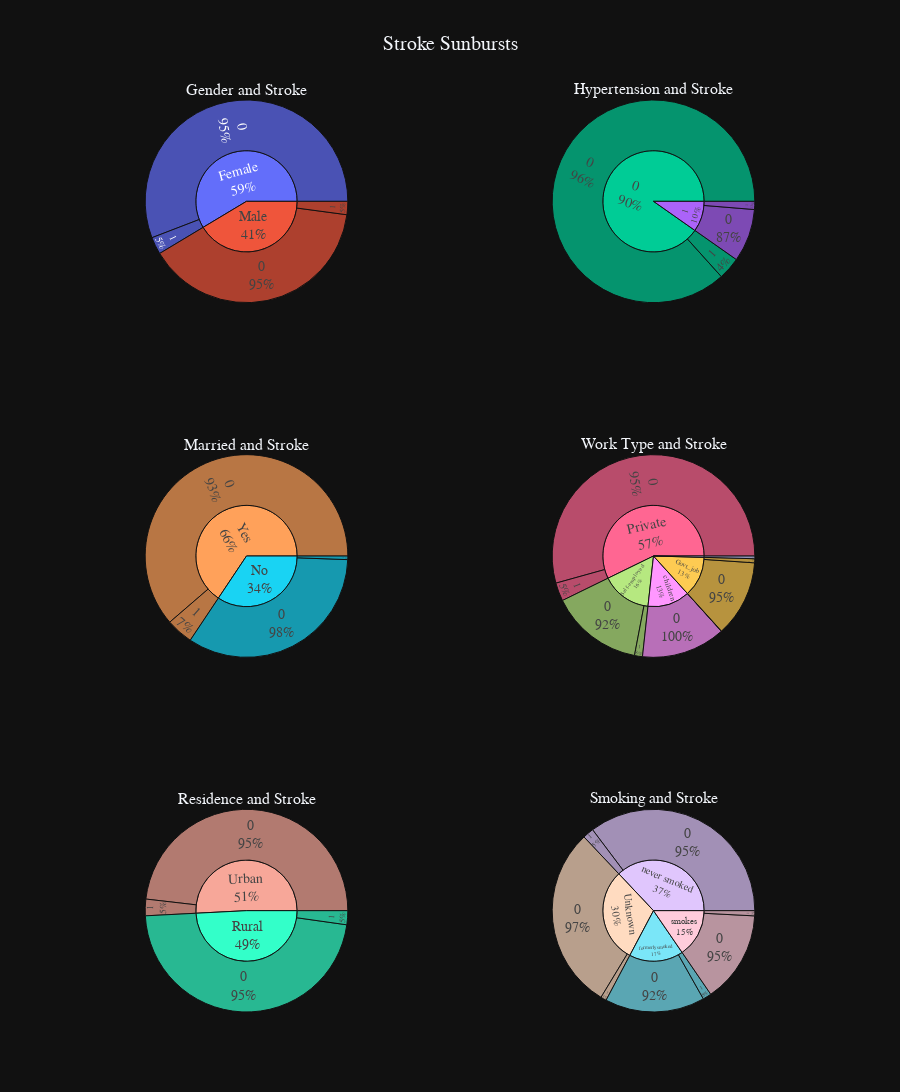

Source (notebook cell):
### Markdown cell above
# STROKE SUNBURSTS

### Code cell
## Grouping Datasets
gender_stroke_df = df.groupby(['gender', 'stroke']).size().reset_index().rename(columns={0: 'count'})

hypertension_stroke_df = df.groupby(['hypertension', 'stroke']).size().reset_index().rename(columns={0: 'count'})

married_stroke_df = df.groupby(['ever_married', 'stroke']).size().reset_index().rename(columns={0: 'count'})

work_type_stroke_df = df.groupby(['work_type', 'stroke']).size().reset_index().rename(columns={0: 'count'})

residence_stroke_df = df.groupby(['Residence_type', 'stroke']).size().reset_index().rename(columns={0: 'count'})

smoking_stroke_df = df.groupby(['smoking_status', 'stroke']).size().reset_index().rename(columns={0: 'count'})

## Creating Sunburst Figures
sb1 = px.sunburst(gender_stroke_df, values='count', path=['gender', 'stroke'])
sb2 = px.sunburst(hypertension_stroke_df, values='count', path=['hypertension', 'stroke'])

sb3 = px.sunburst(married_stroke_df, values='count', path=['ever_married', 'stroke'])
sb4 = px.sunburst(work_type_stroke_df, values='count', path=['work_type', 'stroke'])

sb5 = px.sunburst(residence_stroke_df, values='count', path=['Residence_type', 'stroke'])
sb6 = px.sunburst(smoking_stroke_df, values='count', path=['smoking_status', 'stroke'])

## Subplots
fig = make_subplots(rows=3, cols=2, specs=[
    [{"type": "sunburst"}, {"type": "sunburst"}],
    [{"type": "sunburst"}, {"type": "sunburst"}],
    [{"type": "sunburst"}, {"type": "sunburst"}]
], subplot_titles=("Gender and Stroke", "Hypertension and Stroke",
                   "Married and Stroke", "Work Type and Stroke",
                   "Residence and Stroke", "Smoking and Stroke"))

## Plotting Figures
fig.add_trace(sb1.data[0], row=1, col=1)
fig.add_trace(sb2.data[0], row=1, col=2)
fig.add_trace(sb3.data[0], row=2, col=1)
fig.add_trace(sb4.data[0], row=2, col=2)
fig.add_trace(sb5.data[0], row=3, col=1)
fig.add_trace(sb6.data[0], row=3, col=2)

fig.update_traces(textinfo="label+percent parent")

# Update title and height
fig.update_layout(title_text="Stroke Sunbursts", title_x=0.5, height=1300, template='plotly_dark', showlegend=False,
        font=dict(
            family="Rubik",
            size=14)
)

fig.show()

### Figure 1 — Plotly figure (JSON) as saved in the notebook; plotly's stock layout.template omitted (floating-point values rounded to 4 significant figures)
{"data": [{"branchvalues": "total", "domain": {"x": [0, 0.45], "y": [0.7778, 1]}, "hovertemplate": "labels=%{label}<br>count=%{value}<br>parent=%{parent}<br>id=%{id}<extra></extra>", "ids": ["Female/0", "Male/0", "Female/1", "Male/1", "Female", "Male"], "labels": ["0", "0", "1", "1", "Female", "Male"], "name": "", "parents": ["Female", "Male", "Female", "Male", "", ""], "textinfo": "label+percent parent", "type": "sunburst", "values": [2853, 2007, 141, 108, 2994, 2115]}, {"branchvalues": "total", "domain": {"x": [0.55, 1], "y": [0.7778, 1]}, "hovertemplate": "labels=%{label}<br>count=%{value}<br>parent=%{parent}<br>id=%{id}<extra></extra>", "ids": ["0/0", "1/0", "0/1", "1/1", "0", "1"], "labels": ["0", "0", "1", "1", "0", "1"], "name": "", "parents": ["0", "1", "0", "1", "", ""], "textinfo": "label+percent parent", "type": "sunburst", "values": [4428, 432, 183, 66, 4611, 498]}, {"branchvalues": "total", "domain": {"x": [0, 0.45], "y": [0.3889, 0.6111]}, "hovertemplate": "labels=%{label}<br>count=%{value}<br>parent=%{parent}<br>id=%{id}<extra></extra>", "ids": ["No/0", "Yes/0", "No/1", "Yes/1", "No", "Yes"], "labels": ["0", "0", "1", "1", "No", "Yes"], "name": "", "parents": ["No", "Yes", "No", "Yes", "", ""], "textinfo": "label+percent parent", "type": "sunburst", "values": [1727, 3133, 29, 220, 1756, 3353]}, {"branchvalues": "total", "domain": {"x": [0.55, 1], "y": [0.3889, 0.6111]}, "hovertemplate": "labels=%{label}<br>count=%{value}<br>parent=%{parent}<br>id=%{id}<extra></extra>", "ids": ["Govt_job/0", "Never_worked/0", "Private/0", "Self-employed/0", "children/0", "Govt_job/1", "Private/1", "Self-employed/1", "children/1", "Govt_job", "Never_worked", "Private", "Self-employed", "children"], "labels": ["0", "0", "0", "0", "0", "1", "1", "1", "1", "Govt_job", "Never_worked", "Private", "Self-employed", "children"], "name": "", "parents": ["Govt_job", "Never_worked", "Private", "Self-employed", "children", "Govt_job", "Private", "Self-employed", "children", "", "", "", "", ""], "textinfo": "label+percent parent", "type": "sunburst", "values": [624, 22, 2775, 754, 685, 33, 149, 65, 2, 657, 22, 2924, 819, 687]}, {"branchvalues": "total", "domain": {"x": [0, 0.45], "y": [0, 0.2222]}, "hovertemplate": "labels=%{label}<br>count=%{value}<br>parent=%{parent}<br>id=%{id}<extra></extra>", "ids": ["Rural/0", "Urban/0", "Rural/1", "Urban/1", "Rural", "Urban"], "labels": ["0", "0", "1", "1", "Rural", "Urban"], "name": "", "parents": ["Rural", "Urban", "Rural", "Urban", "", ""], "textinfo": "label+percent parent", "type": "sunburst", "values": [2399, 2461, 114, 135, 2513, 2596]}, {"branchvalues": "total", "domain": {"x": [0.55, 1], "y": [0, 0.2222]}, "hovertemplate": "labels=%{label}<br>count=%{value}<br>parent=%{parent}<br>id=%{id}<extra></extra>", "ids": ["Unknown/0", "formerly smoked/0", "never smoked/0", "smokes/0", "Unknown/1", "formerly smoked/1", "never smoked/1", "smokes/1", "Unknown", "formerly smoked", "never smoked", "smokes"], "labels": ["0", "0", "0", "0", "1", "1", "1", "1", "Unknown", "formerly smoked", "never smoked", "smokes"], "name": "", "parents": ["Unknown", "formerly smoked", "never smoked", "smokes", "Unknown", "formerly smoked", "never smoked", "smokes", "", "", "", ""], "textinfo": "label+percent parent", "type": "sunburst", "values": [1497, 814, 1802, 747, 47, 70, 90, 42, 1544, 884, 1892, 789]}], "layout": {"annotations": [{"font": {"size": 16}, "showarrow": false, "text": "Gender and Stroke", "x": 0.225, "xanchor": "center", "xref": "paper", "y": 1, "yanchor": "bottom", "yref": "paper"}, {"font": {"size": 16}, "showarrow": false, "text": "Hypertension and Stroke", "x": 0.775, "xanchor": "center", "xref": "paper", "y": 1, "yanchor": "bottom", "yref": "paper"}, {"font": {"size": 16}, "showarrow": false, "text": "Married and Stroke", "x": 0.225, "xanchor": "center", "xref": "paper", "y": 0.6111, "yanchor": "bottom", "yref": "paper"}, {"font": {"size": 16}, "showarrow": false, "text": "Work Type and Stroke", "x": 0.775, "xanchor": "center", "xref": "paper", "y": 0.6111, "yanchor": "bottom", "yref": "paper"}, {"font": {"size": 16}, "showarrow": false, "text": "Residence and Stroke", "x": 0.225, "xanchor": "center", "xref": "paper", "y": 0.2222, "yanchor": "bottom", "yref": "paper"}, {"font": {"size": 16}, "showarrow": false, "text": "Smoking and Stroke", "x": 0.775, "xanchor": "center", "xref": "paper", "y": 0.2222, "yanchor": "bottom", "yref": "paper"}], "font": {"family": "Rubik", "size": 14}, "height": 1300, "showlegend": false, "title": {"text": "Stroke Sunbursts", "x": 0.5}}}
